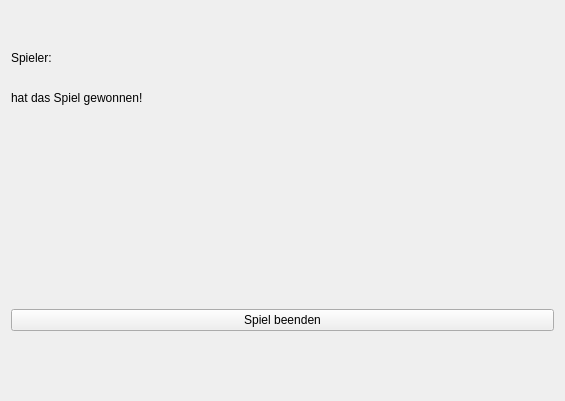
<?xml version="1.0" encoding="UTF-8"?>
<ui version="4.0">
 <class>gewinner</class>
 <widget class="QWidget" name="gewinner">
  <property name="geometry">
   <rect>
    <x>0</x>
    <y>0</y>
    <width>565</width>
    <height>401</height>
   </rect>
  </property>
  <property name="windowTitle">
   <string>Form</string>
  </property>
  <layout class="QGridLayout" name="gridLayout">
   <item row="0" column="0">
    <layout class="QVBoxLayout" name="verticalLayout_2">
     <item>
      <layout class="QVBoxLayout" name="verticalLayout">
       <item>
        <spacer name="verticalSpacer_5">
         <property name="orientation">
          <enum>Qt::Vertical</enum>
         </property>
         <property name="sizeHint" stdset="0">
          <size>
           <width>20</width>
           <height>40</height>
          </size>
         </property>
        </spacer>
       </item>
       <item>
        <widget class="QLabel" name="label_2">
         <property name="text">
          <string>Spieler:</string>
         </property>
        </widget>
       </item>
       <item>
        <widget class="QLabel" name="siegerName">
         <property name="text">
          <string/>
         </property>
        </widget>
       </item>
      </layout>
     </item>
     <item>
      <widget class="QLabel" name="label">
       <property name="text">
        <string>hat das Spiel gewonnen!</string>
       </property>
      </widget>
     </item>
     <item>
      <spacer name="verticalSpacer_4">
       <property name="orientation">
        <enum>Qt::Vertical</enum>
       </property>
       <property name="sizeHint" stdset="0">
        <size>
         <width>20</width>
         <height>40</height>
        </size>
       </property>
      </spacer>
     </item>
     <item>
      <spacer name="horizontalSpacer">
       <property name="orientation">
        <enum>Qt::Horizontal</enum>
       </property>
       <property name="sizeHint" stdset="0">
        <size>
         <width>40</width>
         <height>20</height>
        </size>
       </property>
      </spacer>
     </item>
     <item>
      <spacer name="verticalSpacer_2">
       <property name="orientation">
        <enum>Qt::Vertical</enum>
       </property>
       <property name="sizeHint" stdset="0">
        <size>
         <width>20</width>
         <height>40</height>
        </size>
       </property>
      </spacer>
     </item>
     <item>
      <spacer name="verticalSpacer">
       <property name="orientation">
        <enum>Qt::Vertical</enum>
       </property>
       <property name="sizeHint" stdset="0">
        <size>
         <width>20</width>
         <height>40</height>
        </size>
       </property>
      </spacer>
     </item>
     <item>
      <widget class="QPushButton" name="pushButton_2">
       <property name="text">
        <string>Spiel beenden</string>
       </property>
      </widget>
     </item>
     <item>
      <spacer name="verticalSpacer_3">
       <property name="orientation">
        <enum>Qt::Vertical</enum>
       </property>
       <property name="sizeHint" stdset="0">
        <size>
         <width>20</width>
         <height>40</height>
        </size>
       </property>
      </spacer>
     </item>
    </layout>
   </item>
  </layout>
 </widget>
 <resources/>
 <connections/>
</ui>
